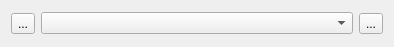
<?xml version="1.0" encoding="UTF-8"?>
<ui version="4.0">
 <class>Form</class>
 <widget class="QWidget" name="Form">
  <property name="geometry">
   <rect>
    <x>0</x>
    <y>0</y>
    <width>394</width>
    <height>47</height>
   </rect>
  </property>
  <property name="windowTitle">
   <string>Form</string>
  </property>
  <layout class="QHBoxLayout" name="horizontalLayout">
   <item>
    <widget class="QToolButton" name="removeClassifierButton">
     <property name="locale">
      <locale language="English" country="UnitedStates"/>
     </property>
     <property name="text">
      <string>...</string>
     </property>
     <property name="icon">
      <iconset>
       <normaloff>../icons/cross.svg</normaloff>../icons/cross.svg</iconset>
     </property>
    </widget>
   </item>
   <item>
    <widget class="QComboBox" name="classifiersComboBox">
     <property name="locale">
      <locale language="English" country="UnitedStates"/>
     </property>
    </widget>
   </item>
   <item>
    <widget class="QToolButton" name="toolButton_2">
     <property name="locale">
      <locale language="English" country="UnitedStates"/>
     </property>
     <property name="text">
      <string>...</string>
     </property>
     <property name="icon">
      <iconset>
       <normaloff>../icons/gear.svg</normaloff>../icons/gear.svg</iconset>
     </property>
    </widget>
   </item>
  </layout>
 </widget>
 <resources/>
 <connections/>
</ui>
